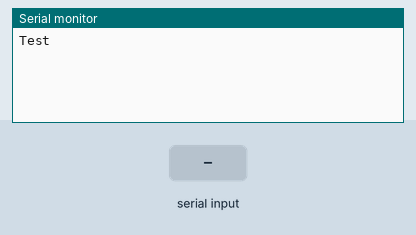
This sketch was run on a simulated Arduino Uno, built with avr-gcc and run on an emulated ATmega328P. Parts: the last lines printed to the serial monitor. The inputs (shaded band) are chosen by the test bench.

Above: at 1.2 s.
1.3 s: "1" received over the second serial link
At 2.3 s:
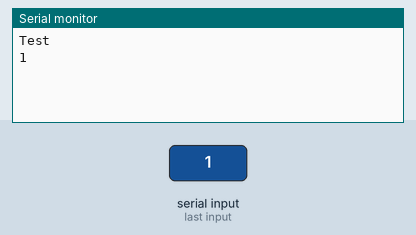
2.8 s: "0" received over the second serial link
At 3.6 s:
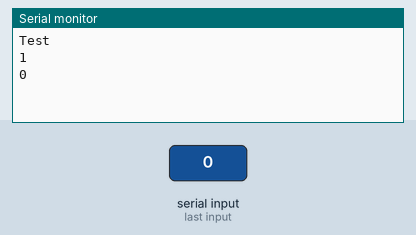
4.3 s: "2" received over the second serial link
At 4.8 s:
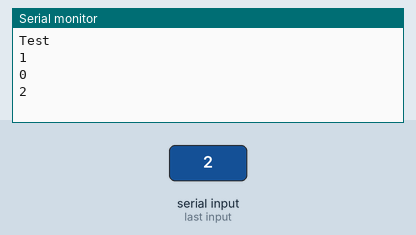

The sketch:

bluetooth.ino
```cpp
#include <SoftwareSerial.h>// import the serial library

SoftwareSerial BT(13, 12); // RX, TX
char BluetoothData; // the data given from Computer

void setup()
{
  // put your setup code here, to run once:
  Serial.begin(9600);
  Serial.println("Test");
  BT.begin(9600);
  BT.println("Bluetooth On please press 1 or 0 blink LED ..");

}

void loop()
{
  // put your main code here, to run repeatedly:
  if (BT.available())
  {
    BluetoothData=BT.read();
    Serial.println(BluetoothData);
    BT.println(BluetoothData);
  }
delay(100);// prepare for next data ...
}
```

Measured:
- after the input at 1.3 s, the serial monitor: prints a new line after 0.05 s (image 1)
- after the input at 2.8 s, the serial monitor: prints a new line after 0.05 s (image 2)
- after the input at 4.3 s, the serial monitor: prints a new line after 0.06 s (image 3)
